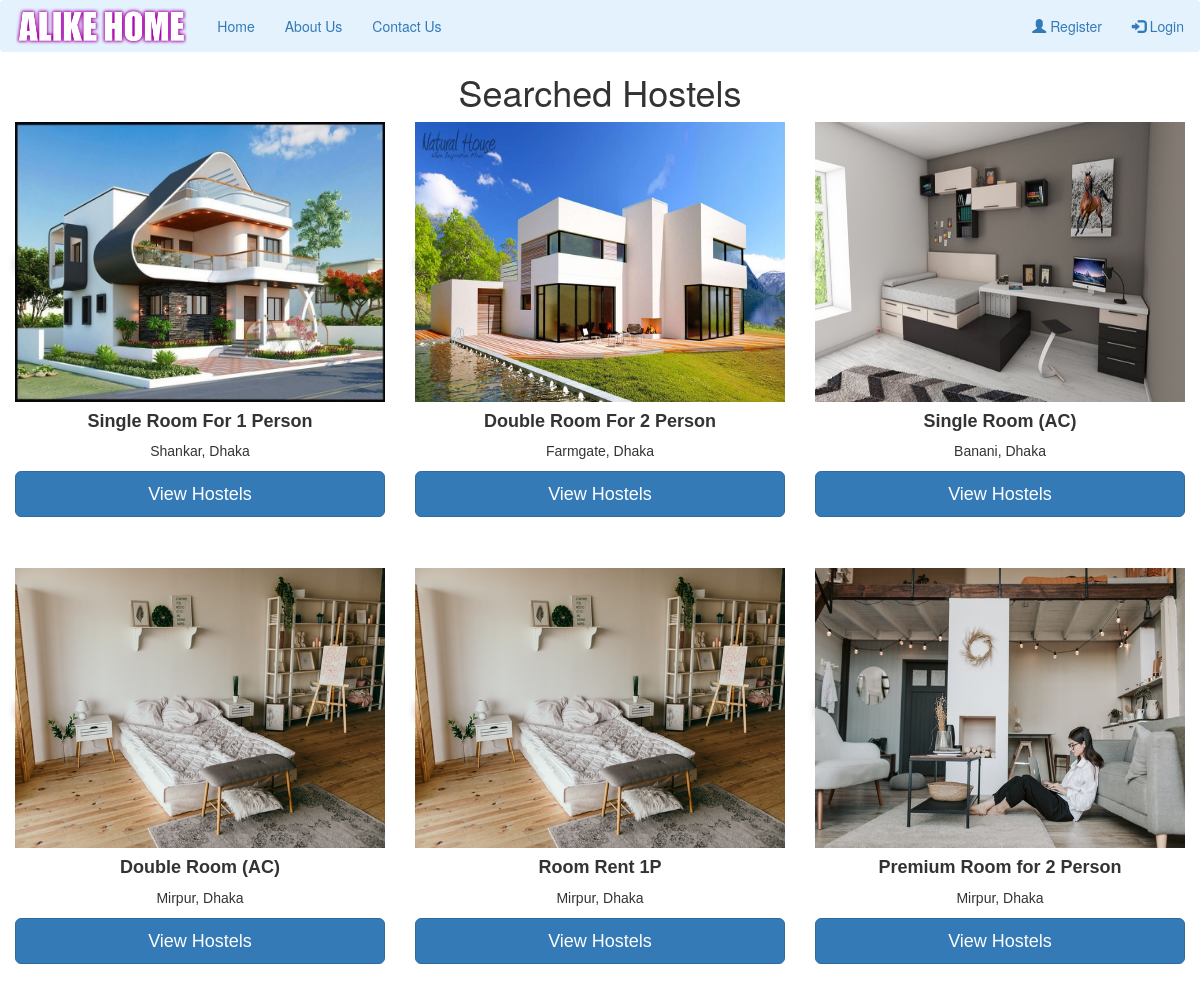
/search-property.php, run on the app's committed database.
### tables this page shows
CREATE TABLE `add_property` (
  `property_id` int(10) NOT NULL,
  `province` varchar(50) NOT NULL,
  `zone` varchar(50) NOT NULL,
  `district` varchar(50) NOT NULL,
  `city` varchar(15) NOT NULL,
  `contact_no` bigint(10) NOT NULL,
  `property_type` varchar(50) NOT NULL,
  `estimated_price` bigint(10) NOT NULL,
  `bathroom` varchar(10) NOT NULL,
  `description` varchar(2000) NOT NULL,
  `latitude` decimal(9,6) NOT NULL,
  `longitude` decimal(9,6) NOT NULL,
  `owner_id` int(10) NOT NULL,
  `booked` varchar(10) NOT NULL DEFAULT 'No'
);

CREATE TABLE `property_photo` (
  `property_photo_id` int(12) NOT NULL,
  `p_photo` varchar(500) NOT NULL,
  `property_id` int(11) NOT NULL
);

### search-property.php (the view, shortened to what this page needs)
<?php
include("navbar.php");
 ?>
 <?php
include("config/config.php");
 ?>
<!DOCTYPE html>
<html>
<head>
</head>
<body>
<?php
$q_string = $_POST['search_property'];
$sql="SELECT * FROM add_property where concat(zone,district,province,city,property_type) like '%$q_string%'";
    $query=mysqli_query($db,$sql);
    echo '<center><h1>Searched Hostels</h1></center>';
    if(mysqli_num_rows($query)>0)
    {
      while ($rows=mysqli_fetch_assoc($query)) {
        $property_id=$rows['property_id'];
?>
<div class="col-sm-4">
<div class="card">
<?php
        $sql2="SELECT * FROM property_photo where property_id='$property_id'";
    $query2=mysqli_query($db,$sql2);
    if(mysqli_num_rows($query2)>0)
    {
      $row=mysqli_fetch_assoc($query2);
        $photo=$row['p_photo'];
        echo  '<img class="image" src="owner/'.$photo.'">'; }?>
  <h4><b><?php echo $rows['property_type']; ?></b></h4>
  <p><?php echo $rows['province'].', '.$rows['district'] ?></p>
  <p><?php echo '<a href="view-property.php?property_id='.$rows['property_id'].'"  class="btn btn-lg btn-primary btn-block" >View Hostels </a><br>'; ?></p><br>
</div>
</div>
</body>
</html>
<?php
}
    }
    else{
    	echo "<center><h3>Searched Hostel not found...</h3></center>";
    }
    ?>

### search-property.php (style rules this page uses)
.card { box-shadow: 0 4px 8px 0 rgba(0, 0, 0, 0.2); max-width: 100%; min-width: 100%; margin: auto; text-align: center; font-family: arial; display: inline; }
.btn { width: 100%; }
.image { min-width: 100%; min-height: 280px; max-width: 100%; max-height:280px; }

### data on the page
add_property: property_photo.p_photo (picture), property_type "Single Room For 1 Person", province "Shankar", district "Dhaka"
add_property: property_photo.p_photo (picture), property_type "Double Room For 2 Person", province "Farmgate", district "Dhaka"
add_property: property_photo.p_photo (picture), property_type "Single Room (AC)", province "Banani", district "Dhaka"
add_property: property_photo.p_photo (picture), property_type "Double Room (AC)", province "Mirpur", district "Dhaka"
add_property: property_photo.p_photo (picture), property_type "Room Rent 1P", province "Mirpur", district "Dhaka"
add_property: property_photo.p_photo (picture), property_type "Premium Room for 2 Person", province "Mirpur", district "Dhaka"
